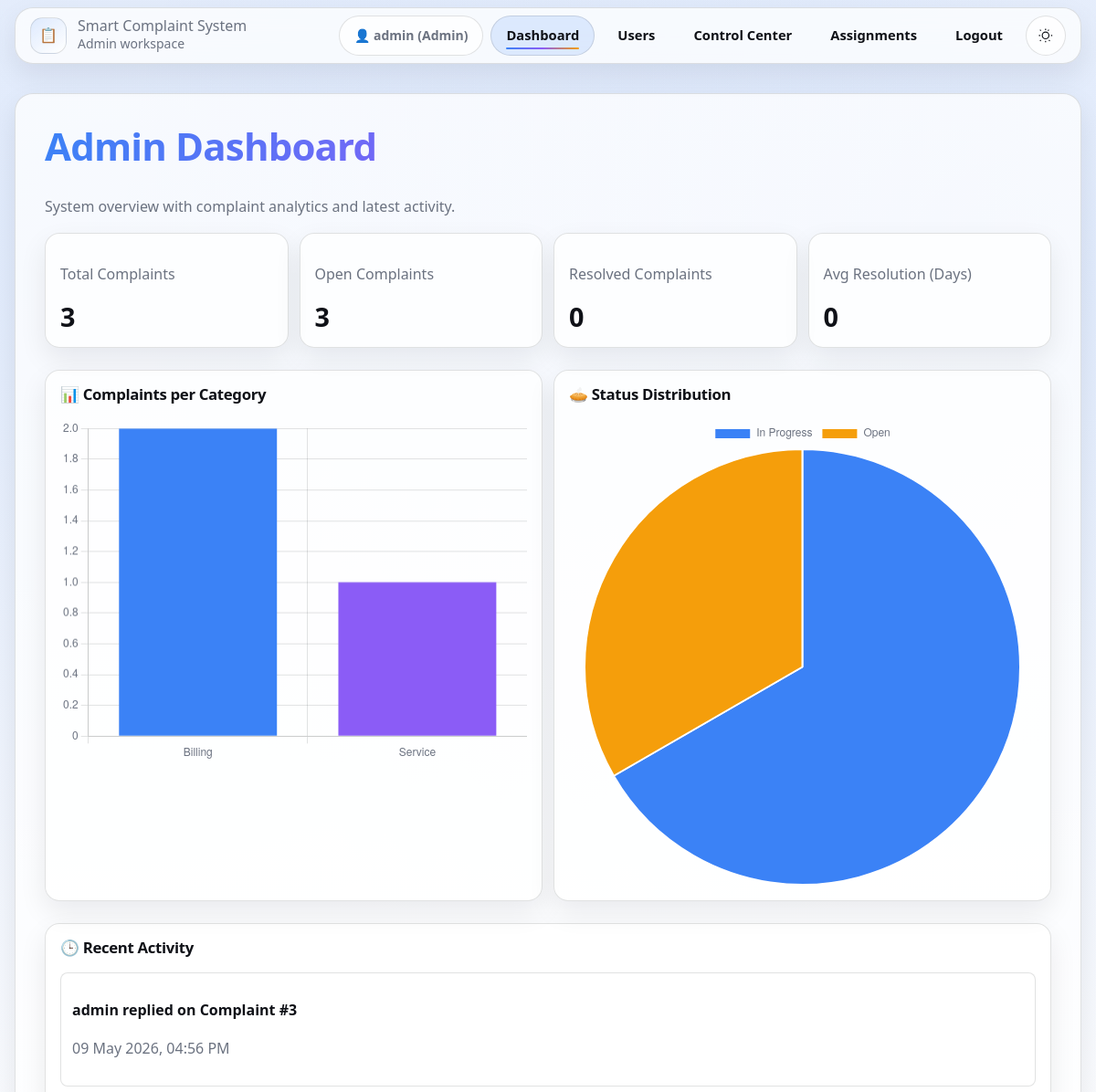
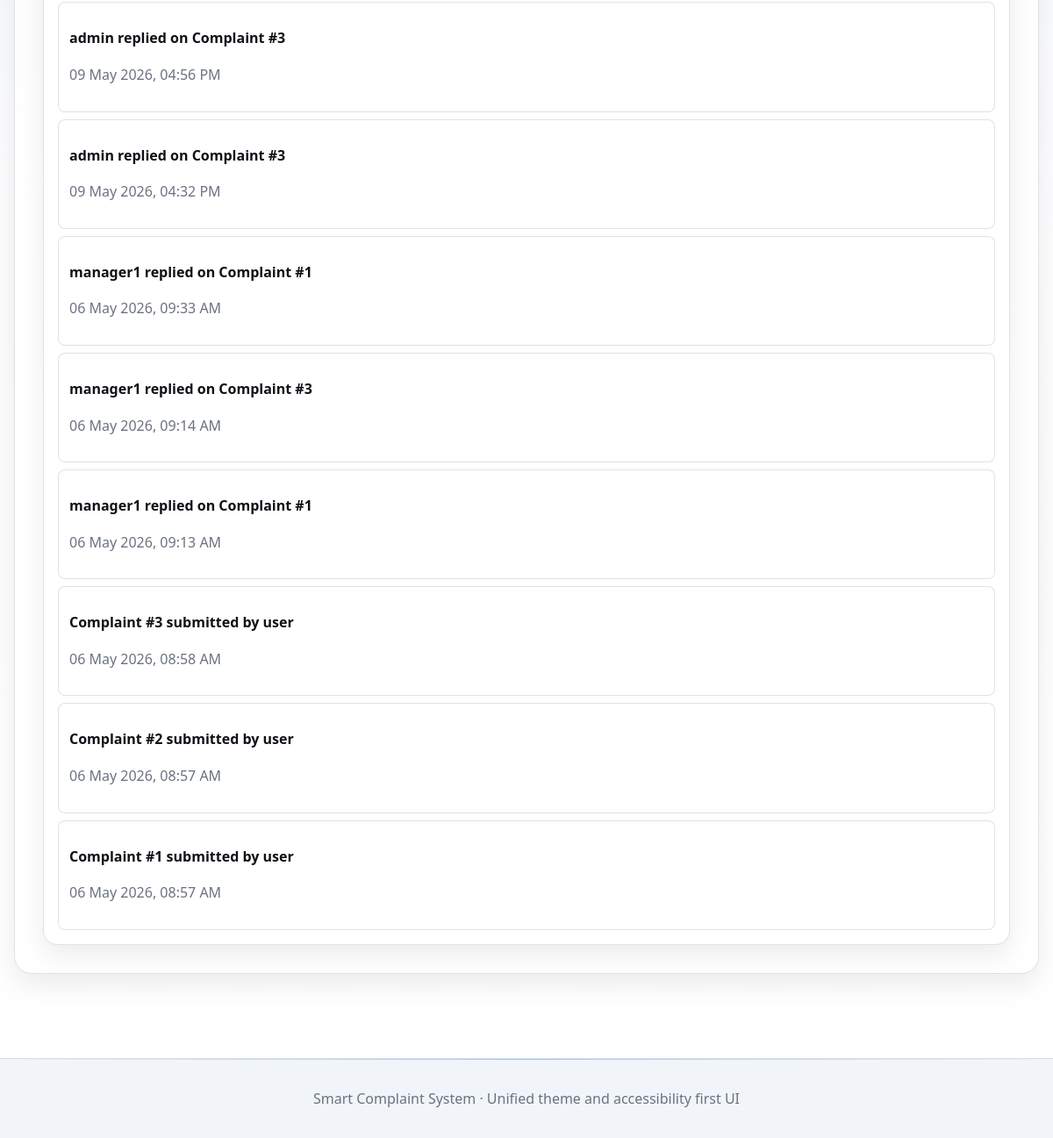
The app's page /admin/dashboard (signed in), older data (2 pictures, top to bottom).
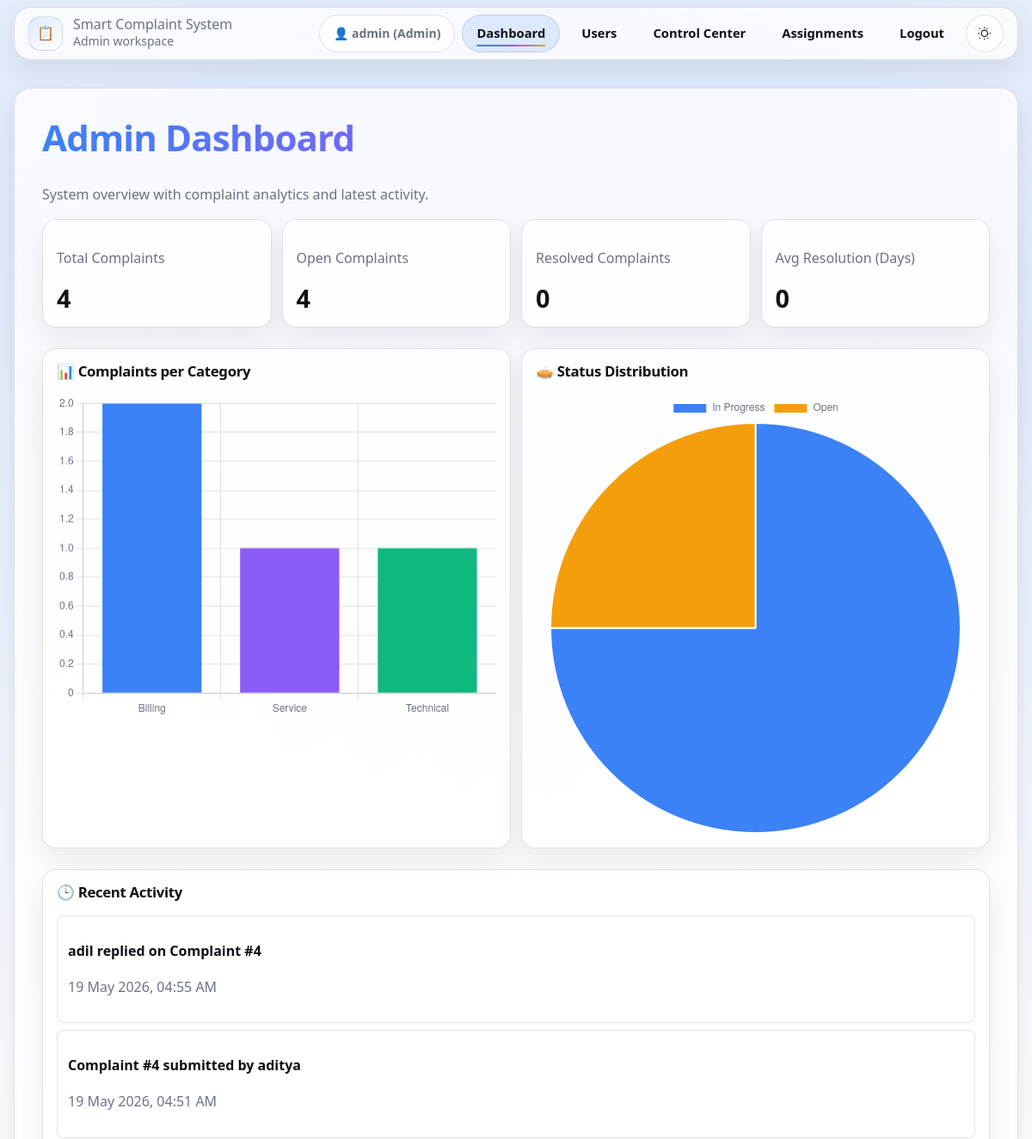
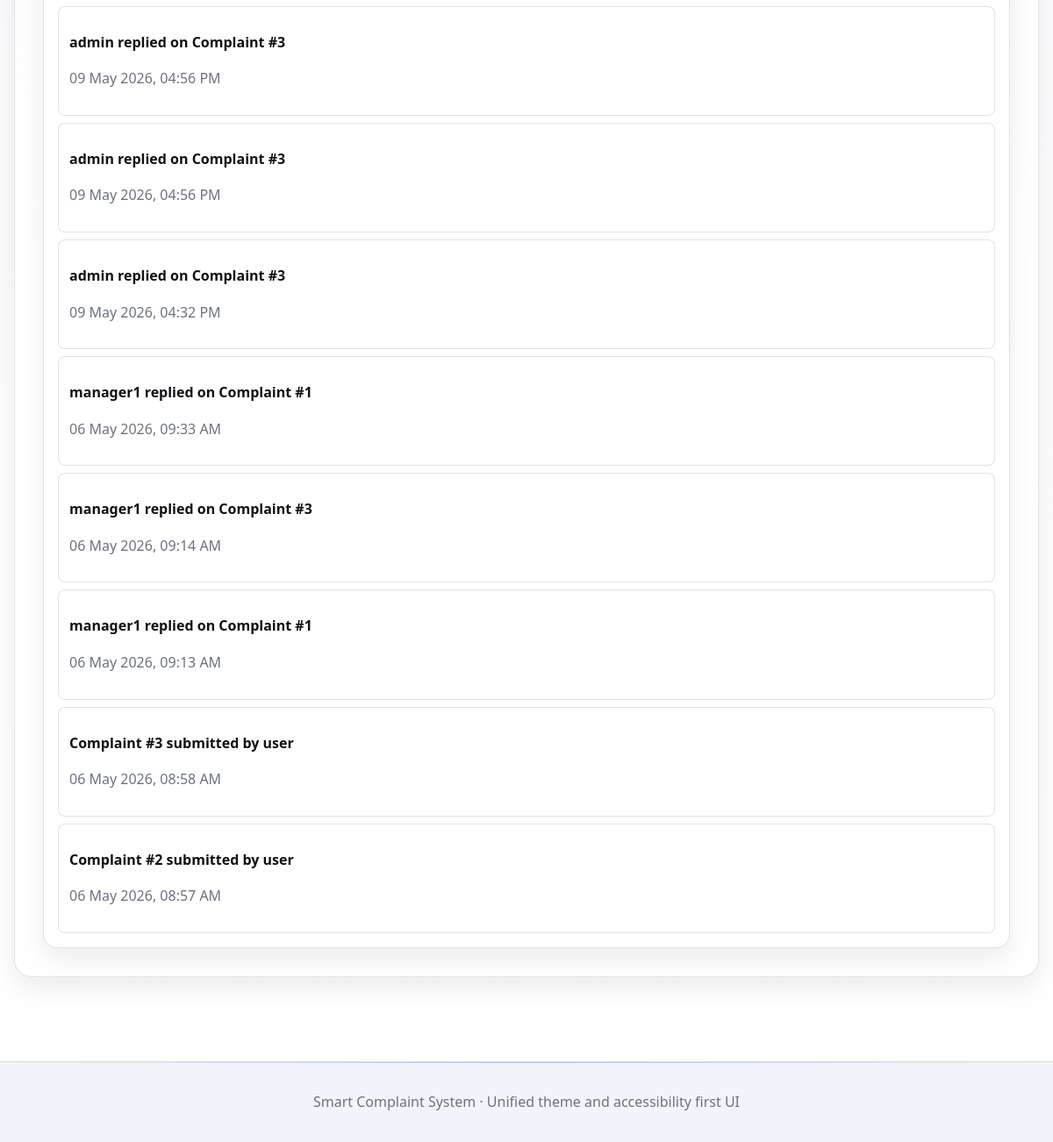
The same page, newer data (2 pictures, top to bottom).
### models.py (models this page shows, shortened)
class Complaint(db.Model):
    __tablename__ = 'complaints'
    id = db.Column(db.Integer, primary_key=True)
    user_id = db.Column(db.Integer, db.ForeignKey('users.id'), nullable=False)
    title = db.Column(db.String(200), nullable=False)
    description = db.Column(db.Text, nullable=False)
    category = db.Column(db.String(50), default='General')
    priority = db.Column(db.String(20), default='medium')
    sentiment = db.Column(db.String(20), default='neutral')
    status = db.Column(db.String(20), default='open')
    ai_response = db.Column(db.Text, default='')
    internal_notes = db.Column(db.Text, nullable=True)
    assigned_to = db.Column(db.Integer, db.ForeignKey('users.id'), nullable=True)
    created_at = db.Column(db.DateTime, default=datetime.utcnow)
    resolved_at = db.Column(db.DateTime, nullable=True)
    rating = db.Column(db.Integer, nullable=True)
    responses = db.relationship('Response', backref='complaint', lazy=True, cascade='all, delete-orphan')

class Response(db.Model):
    __tablename__ = 'responses'
    id = db.Column(db.Integer, primary_key=True)
    complaint_id = db.Column(db.Integer, db.ForeignKey('complaints.id'), nullable=False)
    author_id = db.Column(db.Integer, db.ForeignKey('users.id'), nullable=False)
    message = db.Column(db.Text, nullable=False)
    created_at = db.Column(db.DateTime, default=datetime.utcnow)

### app.py (the view)
@app.route('/admin/dashboard')
@login_required
def admin_dashboard():
    if current_user.role != 'admin':
        flash('❌ Unauthorized!', 'error')
        return redirect(url_for('index'))
    total_complaints = Complaint.query.count()
    open_complaints = Complaint.query.filter(Complaint.status.in_(['open', 'in_progress'])).count()
    resolved_complaints = Complaint.query.filter_by(status='resolved').count()
    resolved_items = Complaint.query.filter(
        Complaint.status == 'resolved',
        Complaint.resolved_at.isnot(None)
    ).all()
    avg_resolution_days = 0
    if resolved_items:
        total_days = sum((item.resolved_at - item.created_at).days for item in resolved_items)
        avg_resolution_days = round(total_days / len(resolved_items), 2)
    category_rows = db.session.query(
        Complaint.category, db.func.count(Complaint.id)
    ).group_by(Complaint.category).all()
    category_labels = [row[0] for row in category_rows]
    category_counts = [row[1] for row in category_rows]
    status_rows = db.session.query(
        Complaint.status, db.func.count(Complaint.id)
    ).group_by(Complaint.status).all()
    status_labels = [row[0].replace('_', ' ').title() for row in status_rows]
    status_counts = [row[1] for row in status_rows]
    recent_activity = []
    recent_complaints = Complaint.query.order_by(Complaint.created_at.desc()).limit(10).all()
    for complaint in recent_complaints:
        recent_activity.append({
            'time': complaint.created_at,
            'text': f"Complaint #{complaint.id} submitted by {complaint.author.username}"
        })
    recent_responses = Response.query.order_by(Response.created_at.desc()).limit(10).all()
    for response in recent_responses:
        recent_activity.append({
            'time': response.created_at,
            'text': f"{response.response_author.username} replied on Complaint #{response.complaint_id}"
        })
    recent_activity = sorted(recent_activity, key=lambda item: item['time'], reverse=True)[:10]
    return render_template(
        'admin/dashboard.html',
        total_complaints=total_complaints,
        open_complaints=open_complaints,
        resolved_complaints=resolved_complaints,
        avg_resolution_days=avg_resolution_days,
        category_labels=category_labels,
        category_counts=category_counts,
        status_labels=status_labels,
        status_counts=status_counts,
        recent_activity=recent_activity
    )

### app.py (called while the page is built)
@login_manager.user_loader
def load_user(user_id):
    return User.query.get(int(user_id))

### templates/admin/dashboard.html (shortened to what this page needs)
{% extends "base.html" %}
{% block content %}
<div class="content">
  <h1 data-animate>Admin Dashboard</h1>
  <p class="mb-4" data-animate style="--delay: 80ms;">System overview with complaint analytics and latest activity.</p>
  <div class="admin-stat-grid" data-animate style="--delay: 120ms;">
    <div class="admin-stat-card">
      <p>Total Complaints</p>
      <h2>{{ total_complaints }}</h2>
    </div>
    <div class="admin-stat-card">
      <p>Open Complaints</p>
      <h2>{{ open_complaints }}</h2>
    </div>
    <div class="admin-stat-card">
      <p>Resolved Complaints</p>
      <h2>{{ resolved_complaints }}</h2>
    </div>
    <div class="admin-stat-card">
      <p>Avg Resolution (Days)</p>
      <h2>{{ avg_resolution_days }}</h2>
    </div>
  </div>
  <div class="admin-chart-grid" data-animate style="--delay: 170ms;">
    <div class="admin-chart-card">
      <h3>📊 Complaints per Category</h3>
      <canvas id="categoryChart" height="220"></canvas>
    </div>
    <div class="admin-chart-card">
      <h3>🥧 Status Distribution</h3>
      <canvas id="statusChart" height="220"></canvas>
    </div>
  </div>
  <div class="activity-card" data-animate style="--delay: 220ms;">
    <h3>🕒 Recent Activity</h3>
    {% if recent_activity %}
      <div class="activity-list">
        {% for item in recent_activity %}
          <div class="activity-item">
            <p class="mb-2"><strong>{{ item.text }}</strong></p>
            <p>{{ item.time.strftime('%d %b %Y, %I:%M %p') }}</p>
          </div>
        {% endfor %}
      </div>
    {% else %}
      <p style="margin: 0;">No recent activity found.</p>
    {% endif %}
  </div>
</div>
<script>
  const categoryLabels = {{ category_labels | tojson }};
  const categoryCounts = {{ category_counts | tojson }};
  const statusLabels = {{ status_labels | tojson }};
  const statusCounts = {{ status_counts | tojson }};
  const cssVars = getComputedStyle(document.documentElement);
  const accent1 = cssVars.getPropertyValue('--accent-1').trim();
  const accent2 = cssVars.getPropertyValue('--accent-2').trim();
  const accent3 = cssVars.getPropertyValue('--accent-3').trim();
  const info = cssVars.getPropertyValue('--info').trim();
  const success = cssVars.getPropertyValue('--success').trim();
  const warning = cssVars.getPropertyValue('--warning').trim();
  const danger = cssVars.getPropertyValue('--danger').trim();
  const textSecondary = cssVars.getPropertyValue('--text-secondary').trim();
  const borderSoft = cssVars.getPropertyValue('--border-soft').trim();
  const categoryCtx = document.getElementById('categoryChart').getContext('2d');
  new Chart(categoryCtx, {
    type: 'bar',
    data: {
      labels: categoryLabels,
      datasets: [{
        label: 'Complaints',
        data: categoryCounts,
        backgroundColor: [accent1, accent2, success, warning, danger]
      }]
    },
    options: {
      responsive: true,
      plugins: { legend: { display: false } },
      scales: {
        x: { ticks: { color: textSecondary }, grid: { color: borderSoft } },
        y: { beginAtZero: true, ticks: { color: textSecondary }, grid: { color: borderSoft } }
      }
    }
  });
  const statusCtx = document.getElementById('statusChart').getContext('2d');
  new Chart(statusCtx, {
    type: 'pie',
    data: {
      labels: statusLabels,
      datasets: [{
        data: statusCounts,
        backgroundColor: [info, warning, success, accent3]
      }]
    },
    options: { responsive: true, plugins: { legend: { labels: { color: textSecondary } } } }
  });
</script>
{% endblock %}

Row changes from the older to the newer data that the page shows:
no longer on this page (row unchanged): Complaint: time "06 May 2026, 08:57 AM"
added Response: time "19 May 2026, 04:55 AM"
added Complaint: time "19 May 2026, 04:51 AM"
Text that changed along with them:
{{ total_complaints }}: "3" → "4"
{{ open_complaints }}: "3" → "4"
chart data {{ category_labels | tojson }}: ["Billing", "Service"] → ["Billing", "Service", "Technical"]
chart data {{ category_counts | tojson }}: [2, 1] → [2, 1, 1]
chart data {{ status_counts | tojson }}: [2, 1] → [3, 1]
new list line: "adil replied on Complaint #4"
new list line: "Complaint #4 submitted by aditya"
list line gone: "Complaint #1 submitted by user"
